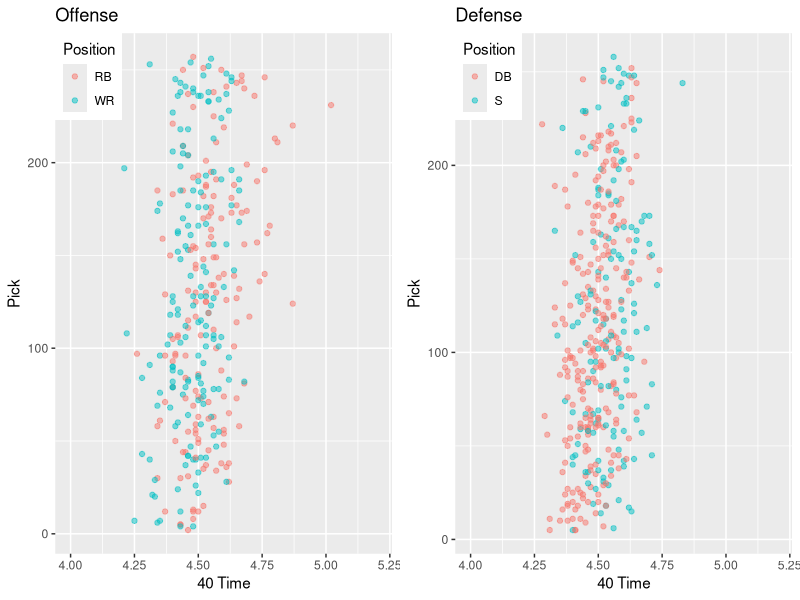

The R script that drew this image:
library(tidyverse)
library(gridExtra)

#load in data
DF.Off.skill <- read.csv("derived_data/Off.Skill.csv")
DF.Off.strength <- read.csv("derived_data/Off.Strength.csv")
DF.Def.skill <- read.csv("derived_data/Def.Skill.csv")
DF.Def.strength <- read.csv("derived_data/Def.Strength.csv")

#graph 1

g1 <- ggplot(DF.Off.skill, mapping = aes(x = combine40yd, y = pick, color = position)) +     geom_point(alpha = .5) +
  xlab("40 Time") +
  ylab("Pick") +
  labs(color = "Position", title = "Offense") +
  xlim(4, 5.2) +
  theme(legend.position = c(0, 1),
        legend.justification = c(0, 1))

g3 <- ggplot(DF.Def.skill, mapping = aes(x = combine40yd, y = pick, color = position)) +     geom_point(alpha = .5) +
  xlab("40 Time") +
  ylab("Pick") +
  labs(color = "Position", title = "Defense") +
  xlim(4, 5.2) +
  theme(legend.position = c(0, 1),
        legend.justification = c(0, 1))

Graph1 <- grid.arrange(g1, g3, nrow=1)
ggsave("derived_graphs/Off.Def.40s.png", plot = Graph1)
